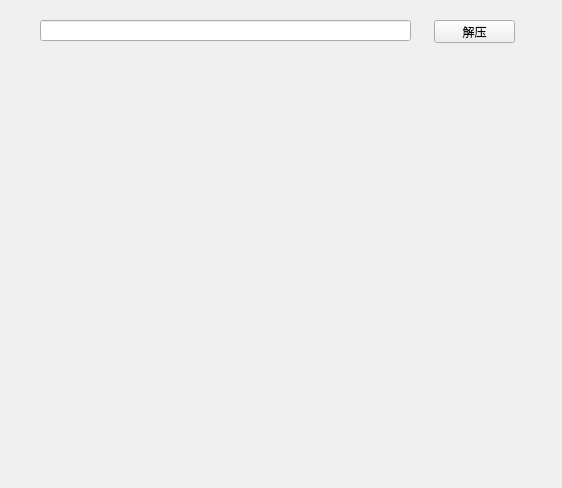
<?xml version="1.0" encoding="UTF-8"?>
<ui version="4.0">
 <class>Form</class>
 <widget class="QWidget" name="Form">
  <property name="geometry">
   <rect>
    <x>0</x>
    <y>0</y>
    <width>562</width>
    <height>488</height>
   </rect>
  </property>
  <property name="windowTitle">
   <string>Form</string>
  </property>
  <widget class="QLineEdit" name="lineEdit">
   <property name="geometry">
    <rect>
     <x>40</x>
     <y>20</y>
     <width>371</width>
     <height>21</height>
    </rect>
   </property>
  </widget>
  <widget class="QPushButton" name="pushButton">
   <property name="geometry">
    <rect>
     <x>434</x>
     <y>20</y>
     <width>81</width>
     <height>23</height>
    </rect>
   </property>
   <property name="text">
    <string>解压</string>
   </property>
  </widget>
 </widget>
 <resources/>
 <connections/>
</ui>
